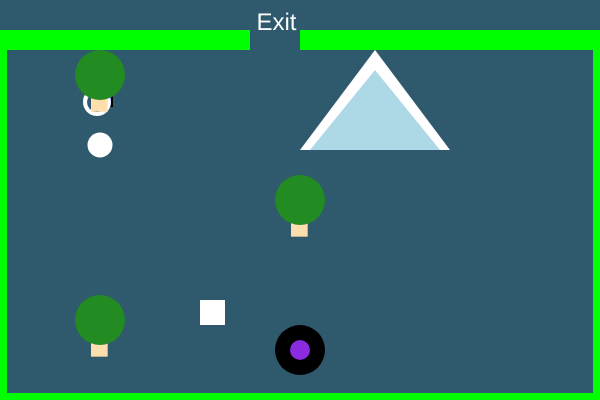
Frame 1 (no input)
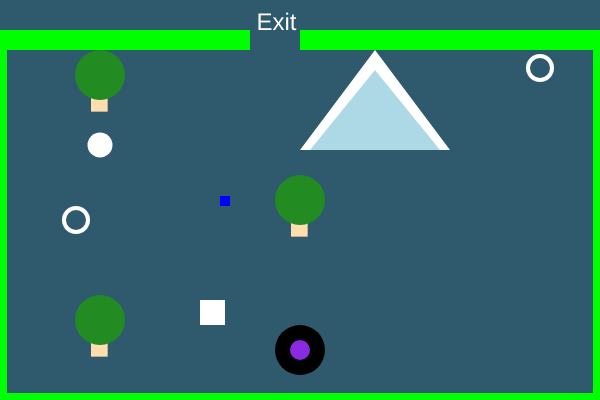
Frame 60 (no input)
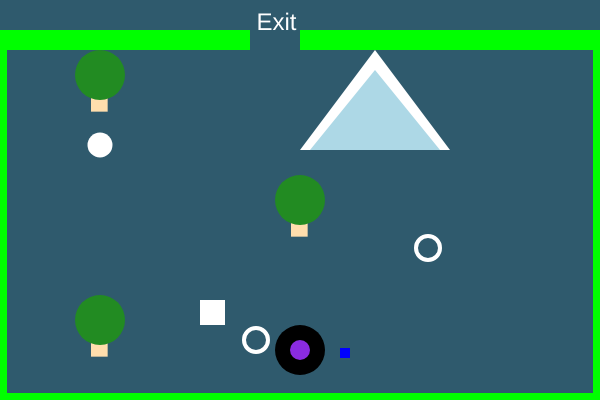
Frame 120 (the mouse pressed at the canvas centre since frame 60)

The p5.js sketch that drew these frames (run headless with seeded random() and noise() and a simulated clock; from frame 60 on, the mouse is pressed at the canvas centre):

// p5.js sketch
// ── sketch.js
//My Game- Get across the finish line. 
//Use the WASD keys to navigate the player. If you click the mouse more obstacles will be added.

var joy = {//square object in motion
  x: 100,
  y: 100,
  xspeed: 2,
  yspeed: -4
  };
    
  var ball1 = {
  x: 300,
  y: 200,
  xspeed: 4,
  yspeed: -3
  };

  var ball2 = {
  x: 100,
  y: 100,
  xspeed: -3,
  yspeed: 2
  };

var playerX = 300;
var playerY = 350;
var exitY;
var blockX = 50;
var blockX = 100;
var mousex = 100;
var mousey = 145;



function setup() {
  createCanvas(600, 400);
  exitY = 50;
  
  //  obstacles
  for (var i = 0; i < 3; i++) {
   block(new block());
  }
  
}

function draw() {
  background(47, 90, 109); 
 
  motion(joy);//move the square
  show(joy);//show square
  deflect(joy);//bounce square
  
  move(ball1); // Move the first ball
  move(ball2); // Move the second ball
  display(ball1); // ball 1
  display(ball2); // ball 2
  bounce(ball1);//bounce ball 1
  bounce(ball2);//bounce ball 2
  player();
  block();
  ellipse(mousex, mousey, 25, 25);//mouse click
  tree(300, 200, 50);
  tree(100, 75, 50);
  tree(100, 320, 50);
  mountain (300, 150, 375, 50, 450, 150);
  border (0,30,7,550);
  border (0,393,600,7);
  border (593,30,7,550);
  border (0,30,250,20);
  border (300,30,300,20);
  
 
//  "Exit" text
textSize(24);
fill(255);
textAlign(CENTER);
text('Exit', width/2.17, 30);
  
  // YOU Win!
  if (playerY < exitY) {
    winGame();
  }
    
}
//SQUARE
//display moving square
function show(joy) {
  fill(0,0,255);
  strokeWeight(2);
  square(joy.x, joy.y, 10);
  }

//bounce square
function deflect(joy) {
  if (joy.x > width || joy.x < 0) {
      joy.xspeed *= -1;
    }
  if (joy.y > 390 || joy.y < 30) {
    joy.yspeed *= -1;
  }
}

//moving square
function motion(joy) {
  joy.x += joy.xspeed;
  joy.y += joy.yspeed;
}


//BALL
//moving ball
function move(ball) {
  ball.x += ball.xspeed;
  ball.y += ball.yspeed;
}


//bounce ball
function bounce(ball) {
  if (ball.x > width || ball.x < 0) {
    ball.xspeed *=-1;
  }

  if (ball.y > 390 || ball.y < 45) {
    ball.yspeed *= -1;
  }
}


//moving obstacle ball 
function display(ball) {
  stroke(255);
  strokeWeight(4);
  noFill();
  ellipse(ball.x, ball.y, 24, 24);
}

  
//border
  function border( x,y,w,h) {
  fill(0,255,0);
  rect(x,y,w,h);
  
  }

//player
function player() {
  fill(0);
  noStroke();
  ellipse(playerX, playerY, 50, 50);
  fill(138,43,226);
  ellipse(playerX, playerY, 20,20);
}

//key movements
function keyPressed() 
{
  if (key == 'd') 
  {
    playerX+=15;
  } 
  else if (key == 'a') 
  {
    playerX-=15;
  }
  if (key == 's') 
  {
    playerY+=15;
  } 
  else if (key == 'w') 
  {
    playerY-=15;
  }
}


function winGame() {
  textSize(32);
  fill(255, 255, 0);
  textAlign(CENTER);
  text('You win!', width / 2, height / 2);
}


function mouseClicked() {
  mousex = mouseX;
  mousey = mouseY;
}


function block(){
  fill (255, 255, 255);
  square(200,300,25);
  
}
//tree non moving objects
function tree(x, y, diameter){
  fill( 255,222,173);
  square( x-9, y+20, diameter/3);
  
  fill(34,139,34);
  circle (x, y, diameter);
}

//mountain non moving objects
    function mountain (x1,y1,x2,y2,x3,y3){
    fill(255)
    triangle(x1,y1,x2,y2,x3,y3);
    fill(173,216,230)
    triangle(x1+10,y1,x2,y2+20,x3-10,y3);
    }
// ── savesketch.js

var joy = {
  x: 100,
  y: 100,
  xspeed: 2,
  yspeed: -4
  };
    
  var ball1 = {
  x: 300,
  y: 200,
  xspeed: 4,
  yspeed: -3
  };

  var ball2 = {
  x: 100,
  y: 100,
  xspeed: -3,
  yspeed: 2
  };

var playerX = 300;
var playerY = 350;
var exitY;
var blockX = 50;
var blockX = 100;
var mousex = 100;
var mousey = 145;



function setup() {
  createCanvas(600, 400);
  exitY = 50;
  
  //  obstacles
  for (var i = 0; i < 3; i++) {
   block(new block());
  }
  
}

function draw() {
  background(47, 90, 109); 
 
  move(joy);//move the square
  display(joy);//show square
  bounce(joy);//bounce square
  
  move(ball1); // Move the first ball
  move(ball2); // Move the second ball
  display(ball1); // ball 1
  display(ball2); // ball 2
  bounce(ball1);
  bounce(ball2);
  player();
  block();
  ellipse(mousex, mousey, 25, 25);
  tree(300, 200, 50);
  tree(100, 75, 50);
  tree(100, 320, 50);
  mountain (300, 150, 375, 50, 450, 150);
  border (0,30,7,550);
  border (0,393,600,7);
  border (593,30,7,550);
  border (0,30,250,20);
  border (300,30,300,20);
  
 
//  "Exit" text
textSize(24);
fill(255);
textAlign(CENTER);
text('Exit', width/2.17, 30);
  
  // YOU Win!
  if (playerY < exitY) {
    winGame();
  }
    
}
//moving square
function move(joy) {
  joy.x += joy.xspeed;
  joy.y += joy.yspeed;
}

//moving ball
function move(ball) {
  ball.x += ball.xspeed;
  ball.y += ball.yspeed;
}

//display moving square
function display(joy) {
  fill(0,0,255);
  strokeWeight(2);
  square(joy.x, joy.y, 10);
  
}
//moving obstacle ball 
function display(ball) {
  stroke(255);
  strokeWeight(4);
  noFill();
  ellipse(ball.x, ball.y, 24, 24);
}
//bounce square
function bounce(joy) {
  if (joy.x > width || joy.x < 0) {
    }
  if (joy.y > height || joy.y < 0) {
    joy.yspeed *= -1;
  }
}

function bounce(ball) {
  if (ball.x > width || ball.x < 0) {
    ball.xspeed *=-1;
  }

  if (ball.y > height || ball.y < 0) {
    ball.yspeed *= -1;
  }
}
  
//border
  function border( x,y,w,h) {
  fill(0,255,0);
  rect(x,y,w,h);
  
  }

//player
function player() {
  fill(0);
  noStroke();
  ellipse(playerX, playerY, 50, 50);
}

//key movements
function keyPressed() 
{
  if (key == 'd') 
  {
    playerX+=15;
  } 
  else if (key == 'a') 
  {
    playerX-=15;
  }
  if (key == 's') 
  {
    playerY+=15;
  } 
  else if (key == 'w') 
  {
    playerY-=15;
  }
}


function winGame() {
  textSize(32);
  fill(255, 255, 0);
  textAlign(CENTER);
  text('You win!', width / 2, height / 2);
}


function mouseClicked() {
  mousex = mouseX;
  mousey = mouseY;
}


function block(){
  fill (255, 255, 255);
  square(200,300,25);
  
}
//tree non moving objects
function tree(x, y, diameter){
  fill( 255,222,173);
  square( x-9, y+20, diameter/3);
  
  fill(34,139,34);
  circle (x, y, diameter);
}

//mountain non moving objects
    function mountain (x1,y1,x2,y2,x3,y3){
    fill(255)
    triangle(x1,y1,x2,y2,x3,y3);
    }
